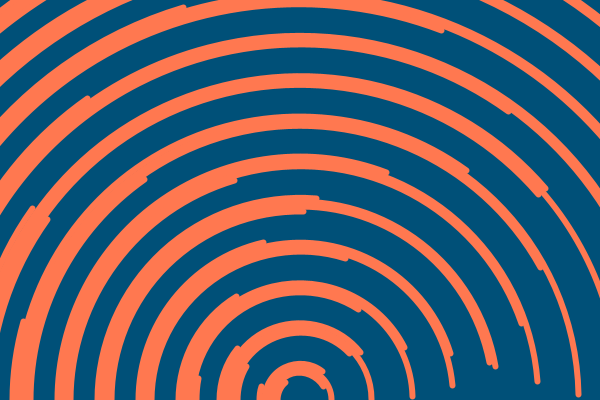
Frame 1 (no input)
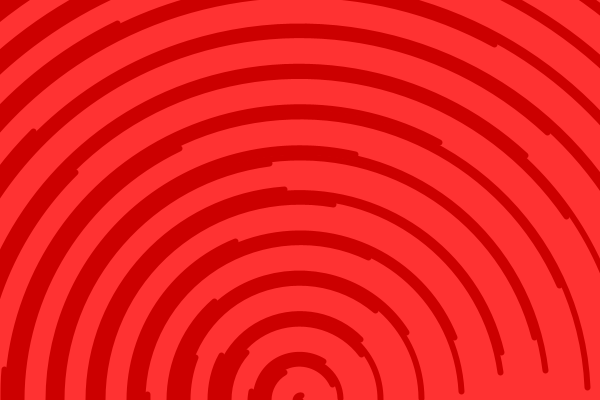
Frame 60 (the mouse pressed at the canvas centre just before this capture)
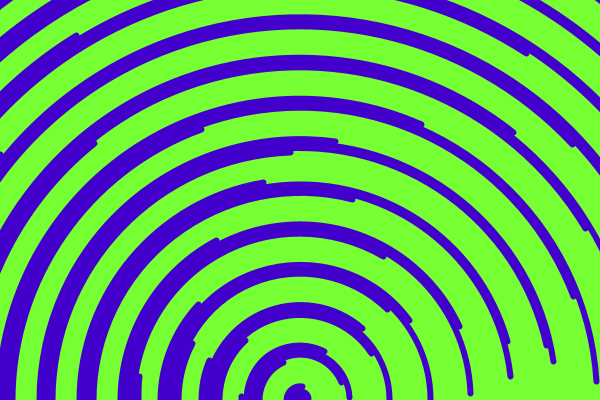
Frame 120 (the mouse held since frame 60 and released just before this capture)

The Processing sketch that drew these frames (run headless with seeded random() and noise(); from frame 60 on, the mouse is pressed at the canvas centre):

// Processing sketch: Sketch_02
// ── Sketch_02.pde
int num =20;
float step, sz, offSet, theta, angle;

void setup() {
  size(600, 400);
  strokeWeight(6);
  step = 9;
}

void draw() {
 background(mouseY/2, 80, 120);
  translate(width/2, height);
  angle=0;
  for (int i=0; i<width; i++) {
    stroke(360-mouseY/2, 120, 80);
    noFill();
    sz = i*step;
    float offSet = TWO_PI/num*i-i;
    float arcEnd = map(sin(theta+offSet),0,1, PI, TWO_PI);
    arc(0, 0, sz, sz, PI, arcEnd);
  }
  colorMode(HSB, 360, 100, 100);
  resetMatrix();
  theta += .0223;
  
}
